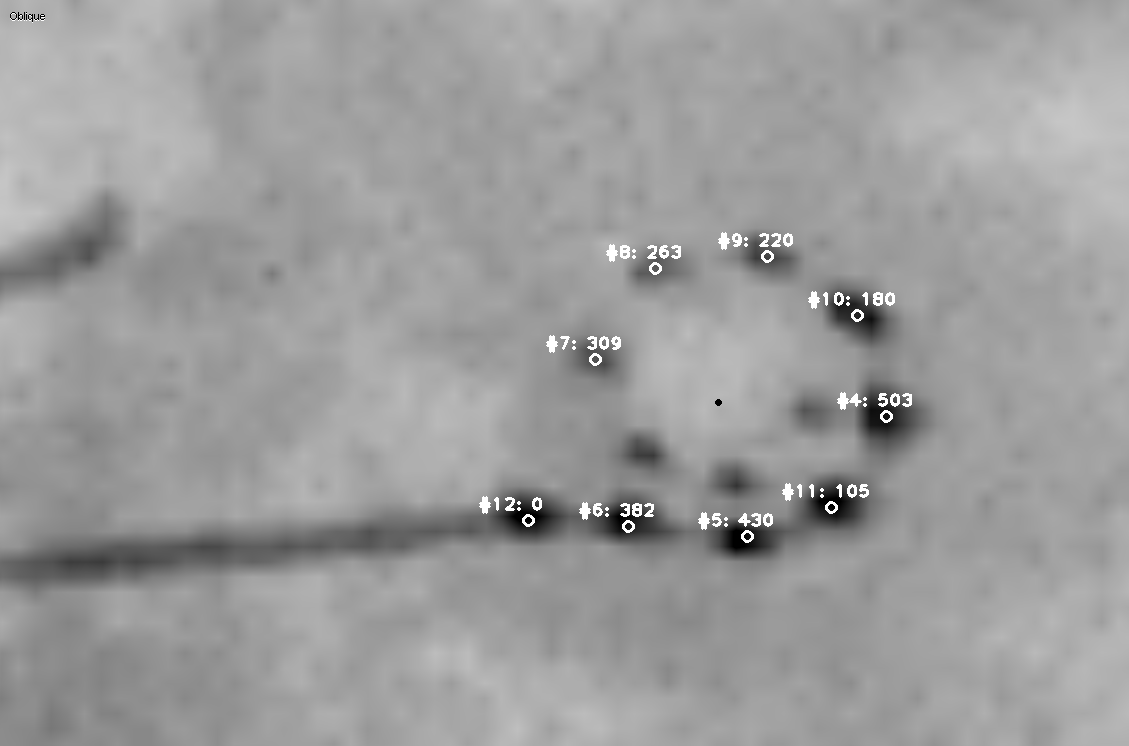
#> input picture Project/GEN_IMG/1st_electrodes_ID03.png, 1129 x 746 px; its folder holds only this picture in this run
$ python -i utils.py   (imports and definitions only)
#> lines starting #> are read from the running program, lines starting #| are printed output that depends on the picture; after the words box and inside, x2 and y2 are one past the last pixel; in counts of white or black regions, pixels touching at a corner belong together
#> further down, picture is the input picture: shape (746, 1129, 3); min 0, max 255, mean 156.6
import math
import os
import os.path
import sys

import cv2
import matplotlib.pyplot as plt
import numpy as np

import config


# [10 lines left out: function normalize_2dimage_grayscale, not called in this run]


# mainly just ideas and examples of useful functions to pre-process images
def preprocess_image_grayscale(image, name="Preprocessed image"):
    """
    Preprocess an image / just a bunch of usefull functions that might come handy
    :param image: Image to process / grayscale 0-255
    :param name:
    :return:
    """
#> called with name = 'Preprocessed image'
    pimage = image.copy()

    # Noise reduction
    # Strong blur, very efficient (65, 65)
    img_blur = cv2.blur(pimage, (config.preprocessing_1["blur"], config.preprocessing_1["blur"]))
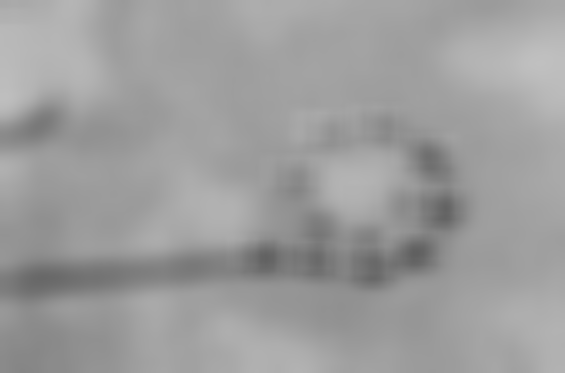
#> img_blur: shape (746, 1129, 3) (shown at 1/2 size); min 95, max 192, mean 156.6

    img_threshold = np.where(np.logical_or(img_blur > config.preprocessing_1["thr_up_gray"],
                                           img_blur < config.preprocessing_1["thr_low_gray"]),
                             255,
                             0).astype(np.uint8)
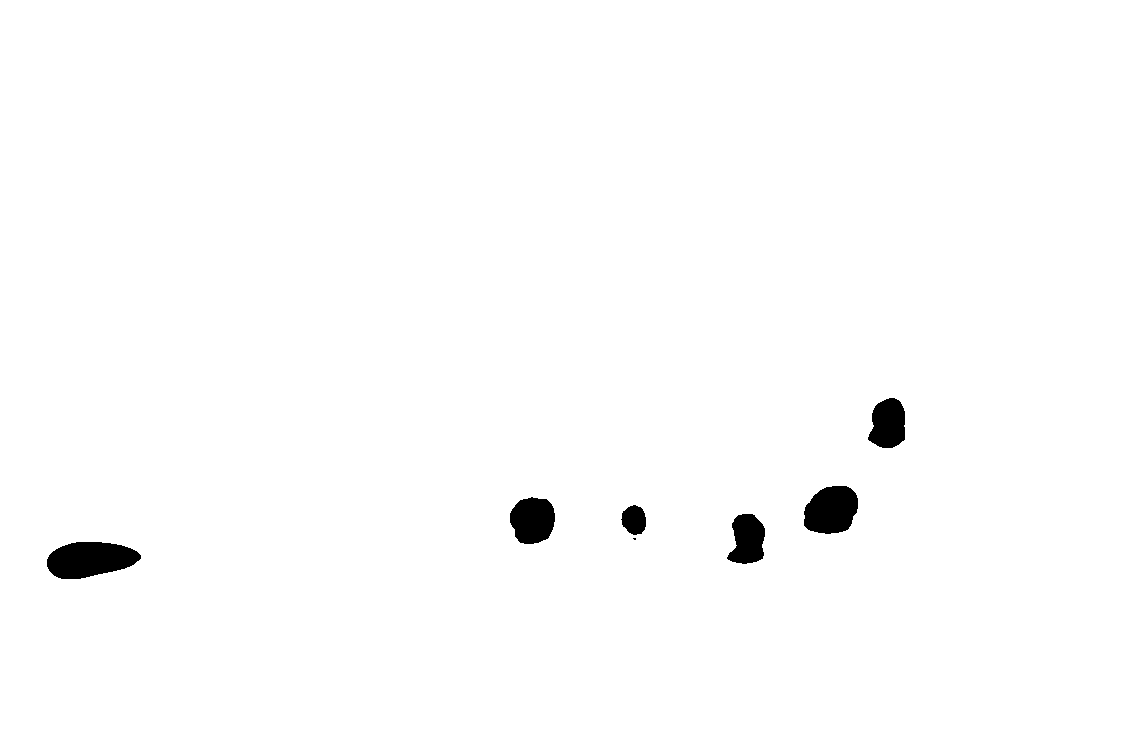
#> img_threshold: shape (746, 1129, 3); 98.8% white; 7 black regions (1 under 20 px), largest, box (x1, y1, x2, y2) and area: (47, 542, 141, 579) 2592, (804, 486, 858, 534) 2061, (510, 497, 555, 544) 1675, (868, 398, 905, 448) 1453, (727, 514, 765, 564) 1401, (621, 505, 646, 535) 564

    edged = cv2.Canny(img_threshold,
                      config.preprocessing_1["canny_thr1"],
                      config.preprocessing_1["canny_thr2"])
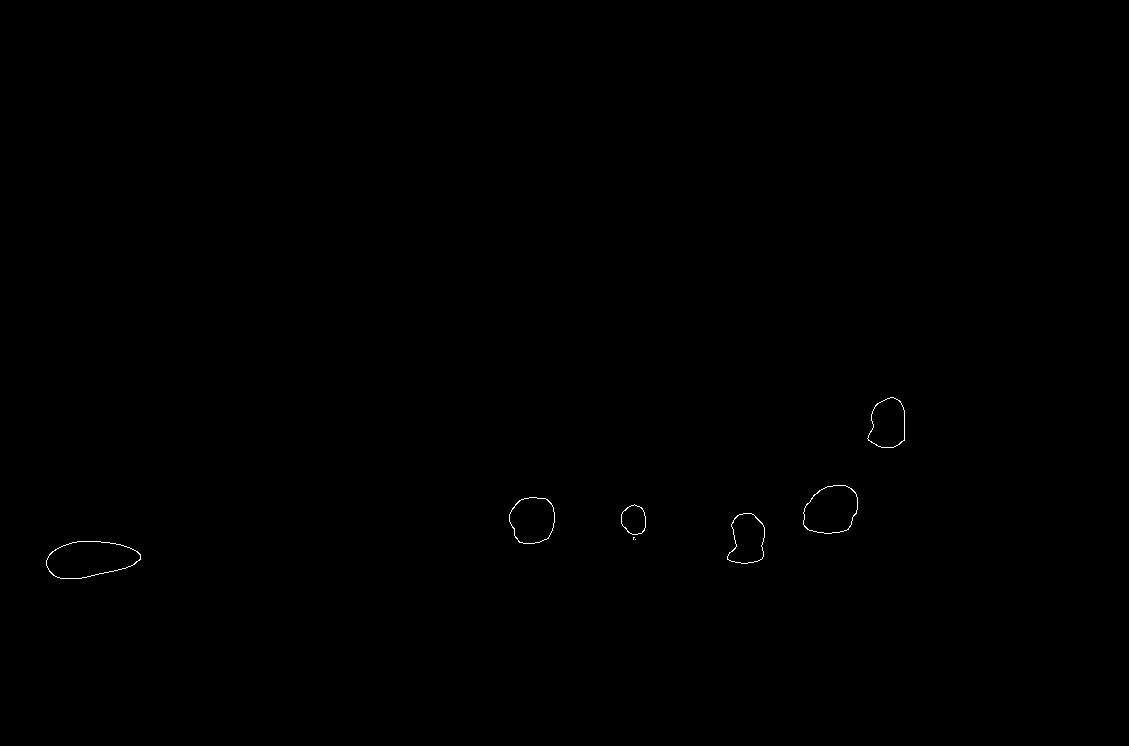
#> edged: shape (746, 1129); 0.11% white in thin lines or dots, all inside (x1, y1, x2, y2) = (46, 397, 905, 579)

    #  fill in the holes between edges with dilation
    dilated_image = cv2.dilate(edged, np.ones((5, 5)))
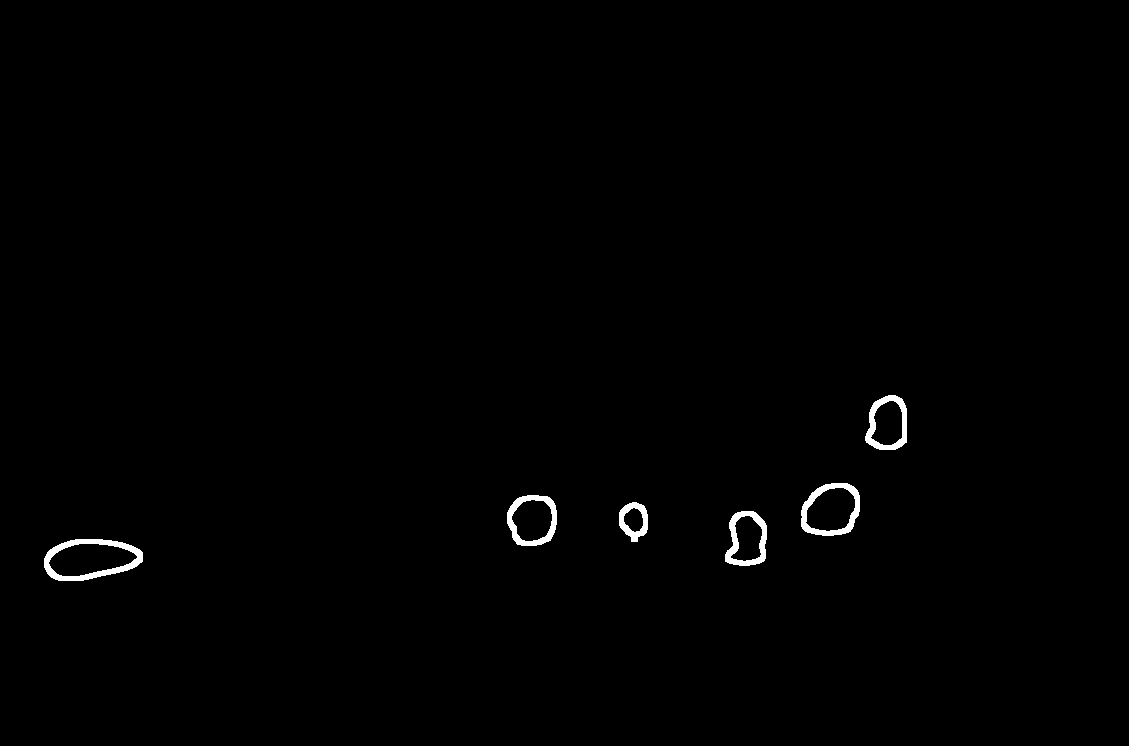
#> dilated_image: shape (746, 1129); 0.65% white; 6 white regions, box (x1, y1, x2, y2) and area: (44, 539, 143, 581) 1267, (801, 483, 860, 536) 994, (725, 511, 767, 566) 902, (507, 495, 557, 546) 881, (865, 395, 907, 450) 853, (619, 502, 648, 542) 551

    return dilated_image


# [201 lines left out: functions get_img_pairs_paths, get_image_info, show, create_circular_mask, polar, electrode_sequence and 1 more, not called in this run]

>>> import cv2
>>> picture = cv2.imread('GEN_IMG/1st_electrodes_ID03.png')
>>> result = preprocess_image_grayscale(picture)

$ run again, on Project/GEN_IMG/1st_electrodes_ID04.png
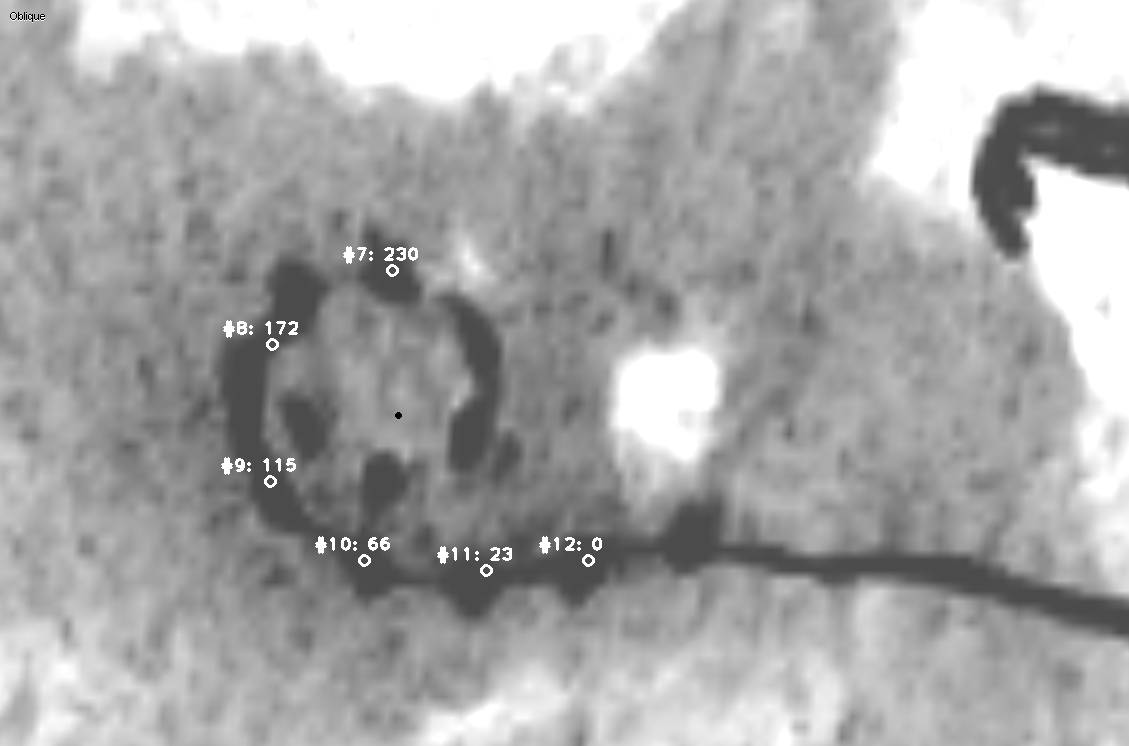
#> input picture Project/GEN_IMG/1st_electrodes_ID04.png, 1129 x 746 px
#> picture is the input picture: shape (746, 1129, 3); min 0, max 255, mean 167.2
#> in preprocess_image_grayscale, `img_threshold = np.where(np.logical_or(img_blur > config.preprocessing..`:
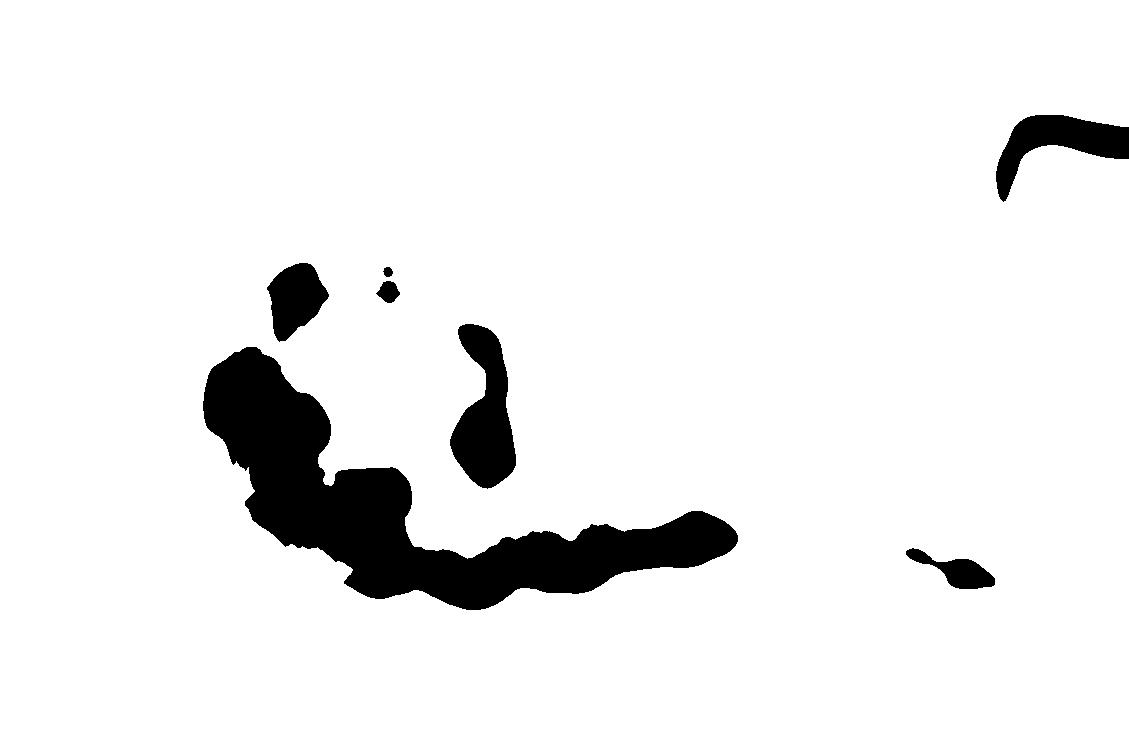
#> img_threshold: shape (746, 1129, 3); 93% white; 7 black regions, largest, box (x1, y1, x2, y2) and area: (203, 347, 738, 610) 42549, (450, 324, 516, 489) 6478, (996, 115, 1129, 202) 4647
#> edged: shape (746, 1129); 0.35% white in thin lines or dots, all inside (x1, y1, x2, y2) = (202, 114, 1129, 610)
#> in preprocess_image_grayscale, `dilated_image = cv2.dilate(edged, np.ones((5, 5)))`:
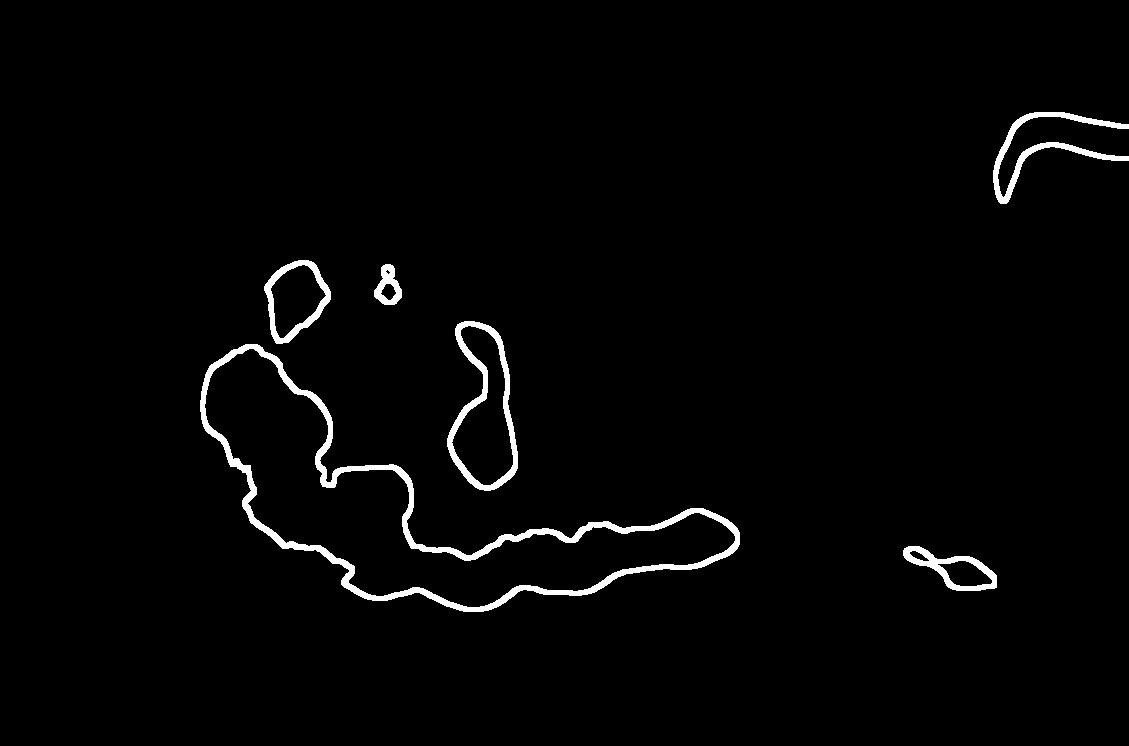
#> dilated_image: shape (746, 1129); 2% white; 6 white regions, box (x1, y1, x2, y2) and area: (200, 344, 740, 612) 9191, (447, 321, 518, 491) 2523, (993, 112, 1129, 204) 2102, (264, 260, 331, 344) 1367, (903, 546, 997, 591) 1269, (374, 264, 402, 305) 603

$ run again, on Project/GEN_IMG/1st_electrodes_ID05.png
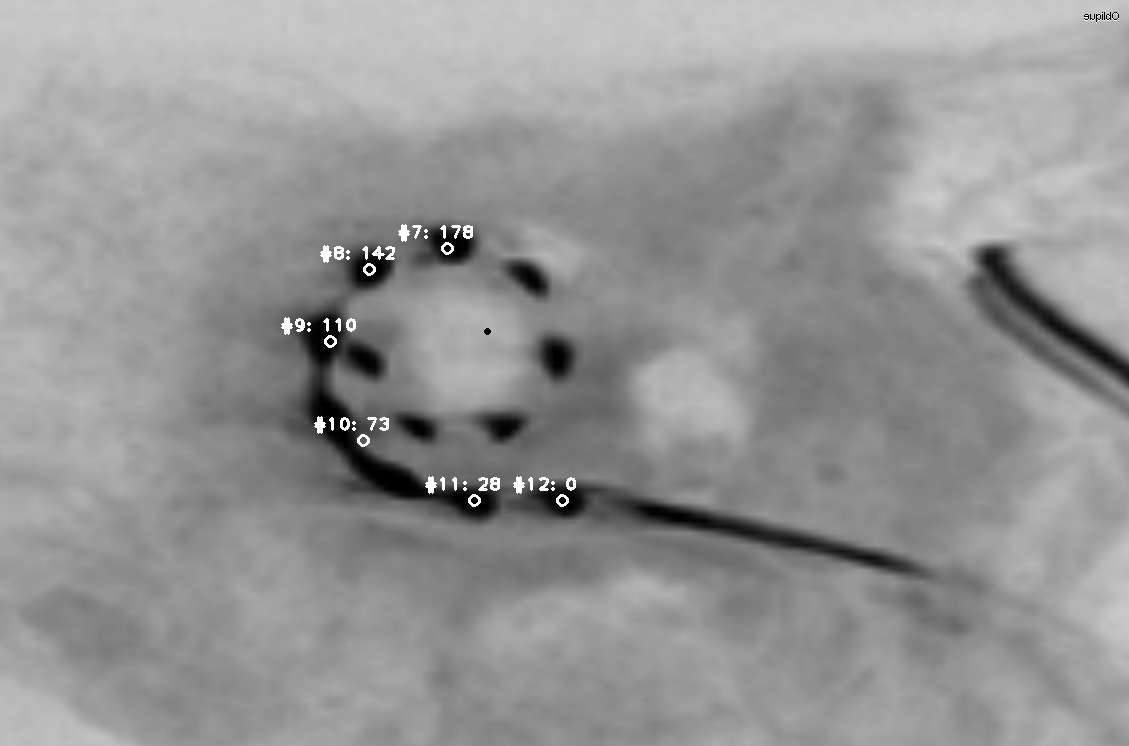
#> input picture Project/GEN_IMG/1st_electrodes_ID05.png, 1129 x 746 px
#> picture is the input picture: shape (746, 1129, 3); min 0, max 255, mean 149.2
#> in preprocess_image_grayscale, `img_threshold = np.where(np.logical_or(img_blur > config.preprocessing..`:
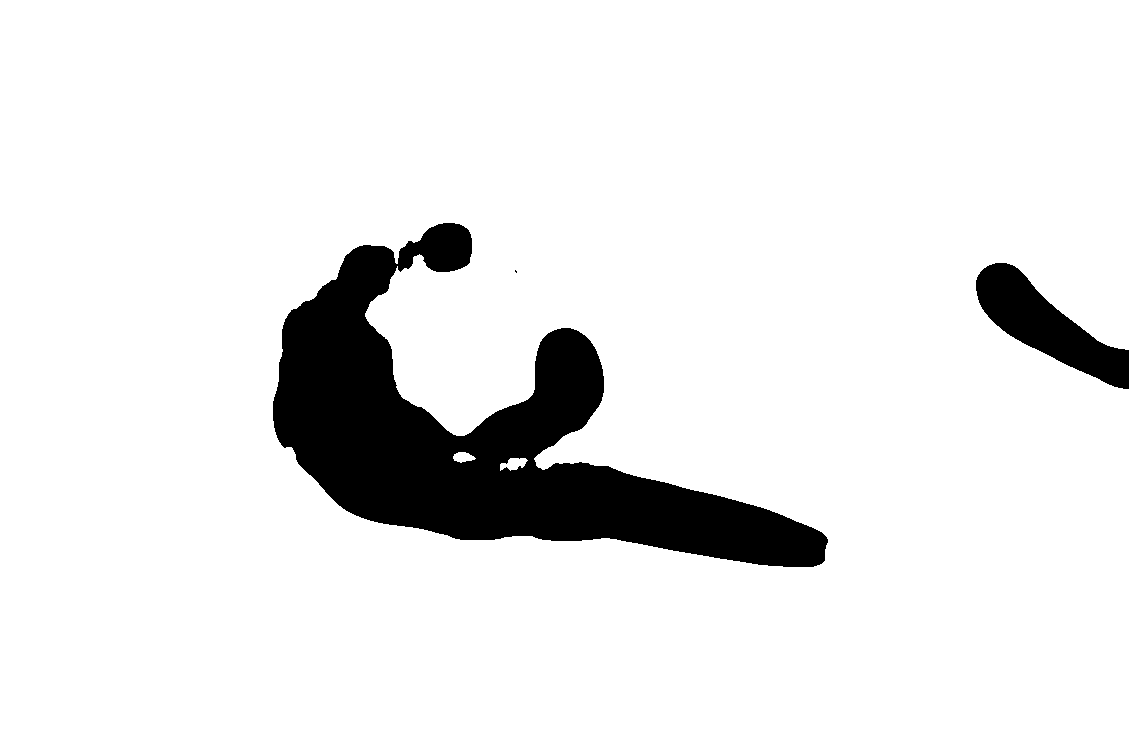
#> img_threshold: shape (746, 1129, 3); 91% white; 3 black regions (1 under 20 px), largest, box (x1, y1, x2, y2) and area: (273, 223, 828, 567) 68196, (976, 263, 1129, 389) 7740
#> edged: shape (746, 1129); 0.31% white in thin lines or dots, all inside (x1, y1, x2, y2) = (272, 222, 1129, 567)
#> in preprocess_image_grayscale, `dilated_image = cv2.dilate(edged, np.ones((5, 5)))`:
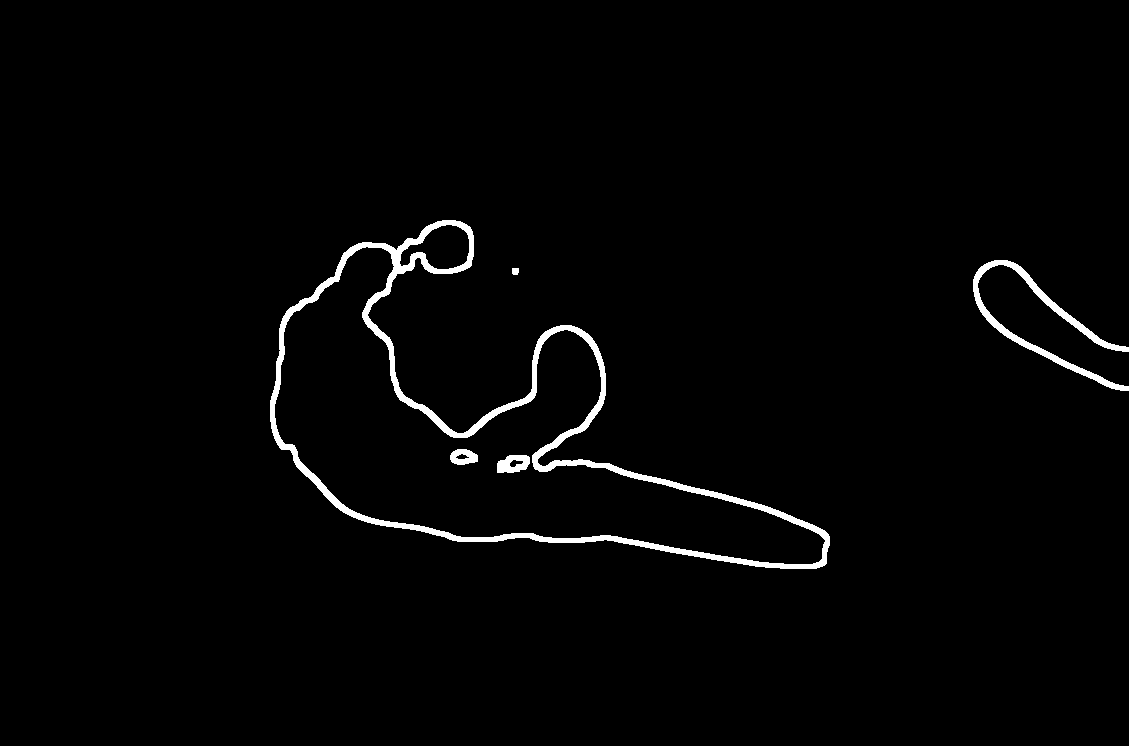
#> dilated_image: shape (746, 1129); 1.8% white; 5 white regions, box (x1, y1, x2, y2) and area: (270, 220, 830, 569) 11996, (973, 260, 1129, 391) 2503, (497, 455, 530, 473) 429, (450, 449, 478, 465) 316, (512, 268, 519, 275) 46
